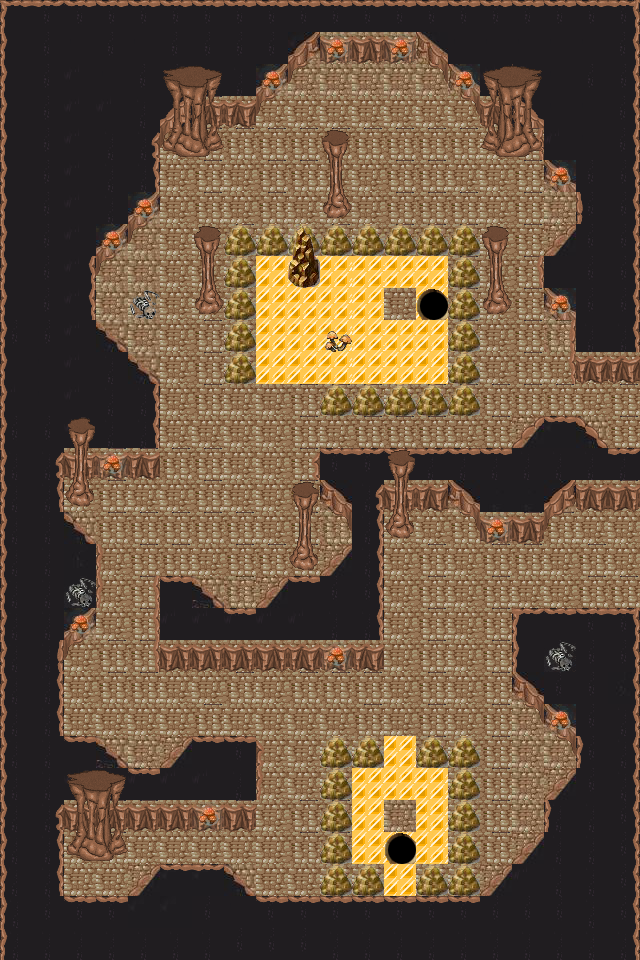

This is a level from a 2D game, rendered from its Tiled map with the project's own tilesets. A one-line summary and the map file follow, with tile-layer data summarised:
An orthogonal 20x30 tile map with 32x32 px tiles, 5 tile layers (Background, Walls, SlidingTiles, StoppingTiles, ...), 7 tilesets.

<map version="1.0" orientation="orthogonal" renderorder="right-down" width="20" height="30" tilewidth="32" tileheight="32" nextobjectid="3">
 <tileset firstgid="1" name="BrownCave" tilewidth="32" tileheight="32" tilecount="64" columns="8">
  <image source="BrownCave.png" width="256" height="256" />
 </tileset>
 <tileset firstgid="65" name="lvl1(1)" tilewidth="32" tileheight="32" tilecount="54" columns="6">
  <image source="lvl1(1).png" width="216" height="288" />
 </tileset>
 <tileset firstgid="119" name="hole" tilewidth="32" tileheight="32" tilecount="1" columns="1">
  <image source="hole.png" width="35" height="37" />
 </tileset>
 <tileset firstgid="120" name="lvl3" tilewidth="32" tileheight="32" tilecount="340" columns="20">
  <image source="lvl3.png" width="648" height="556" />
 </tileset>
 <tileset firstgid="460" name="de1bfc75fed88b89528121f18c837076" tilewidth="32" tileheight="32" tilecount="256" columns="16">
  <image source="de1bfc75fed88b89528121f18c837076.png" width="512" height="512" />
 </tileset>
 <tileset firstgid="716" name="Objects" tilewidth="32" tileheight="32" tilecount="256" columns="16">
  <image source="Objects.png" width="512" height="512" />
 </tileset>
 <tileset firstgid="972" name="withSlantBorders" tilewidth="32" tileheight="32" tilecount="1050" columns="30">
  <image source="withSlantBorders.jpg" width="960" height="1120" />
 </tileset>
 <layer name="Background" width="20" height="30">
  <data>[600 cells, 600 non-empty, 18 distinct tile ids]</data>
 </layer>
 <layer name="Walls" width="20" height="30">
  <properties>
   <property name="blocked" type="bool" value="true" />
  </properties>
  <data>[600 cells, 247 non-empty, 29 distinct tile ids]</data>
 </layer>
 <layer name="SlidingTiles" width="20" height="30">
  <data>[600 cells, 35 non-empty, 6 distinct tile ids]</data>
 </layer>
 <layer name="StoppingTiles" width="20" height="30">
  <data>[600 cells, 3 non-empty, 3 distinct tile ids]</data>
 </layer>
 <layer name="Tile Layer 4" width="20" height="30">
  <data>[600 cells, 62 non-empty, 27 distinct tile ids]</data>
 </layer>
</map>
